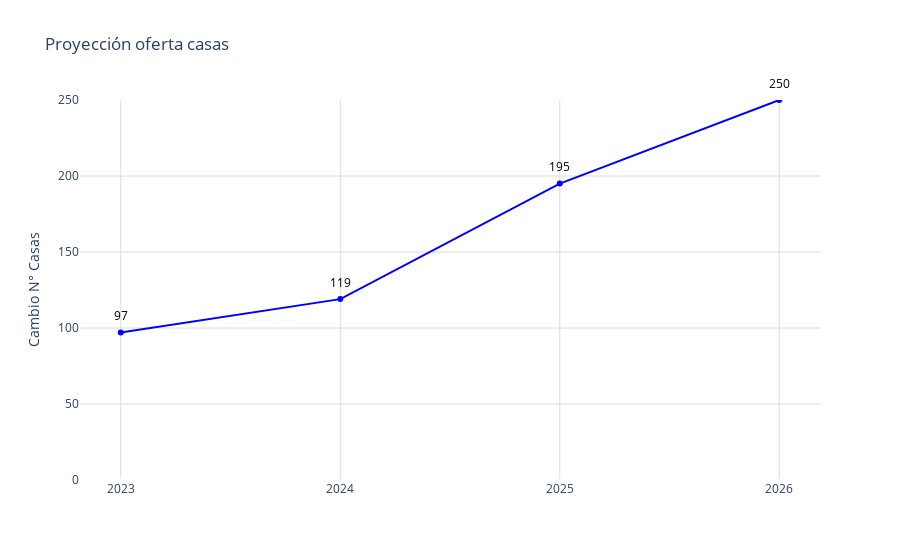

The notebook cell this image was saved under:
### Code cell
import plotly.graph_objects as go
import os

# Datos
año = df['Proyección anual']
cambio = df['Casas']

fig = go.Figure()
fig.add_trace(go.Scatter(
    x=año,
    y=cambio,
    mode='markers+lines',
    marker=dict(color='blue'),
))
# Agregar anotaciones para mostrar los valores encima de los puntos
for a, p in zip(año, cambio):
    fig.add_annotation(
        x=a,
        y=p,
        text=f"{p:.0f}",  # Mostrar el valor del cambio con dos decimales y el símbolo de porcentaje
        showarrow=False,
        font=dict(color='black', size=12),
        xshift=0,
        yshift=17,
        textangle=0
    )
# Actualizar diseño
fig.update_layout(
    title='Proyección oferta casas',
    yaxis=dict(
        title = 'Cambio N° Casas',
        gridcolor='#dddcda',   # Color de las líneas de la cuadrícula
        gridwidth=1,  # Ancho de las líneas de la cuadrícula
        range=[0,250],        
    ),
    xaxis=dict(
        gridcolor='#dddcda', 
        tickmode='array',
        tickvals=año,
        ticktext=año
    ),
    plot_bgcolor='rgba(0,0,0,0)'
)
# Exportar gráfica como archivo HTML
def guardar_grafico_como_html(fig, nombre_archivo, carpeta='graficas'):
    # Crear la carpeta si no existe
    if not os.path.exists(carpeta):
        os.makedirs(carpeta)
    
    # Gráfica como archivo HTML en la carpeta especificada
    pio.write_html(fig, f'{carpeta}/{nombre_archivo}.html')

guardar_grafico_como_html(fig, '', carpeta='graficas')
fig.show()

### Figure 1 — Plotly figure (JSON) as saved in the notebook; plotly's stock layout.template omitted (floating-point values rounded to 4 significant figures)
{"data": [{"marker": {"color": "blue"}, "mode": "markers+lines", "type": "scatter", "x": [2023, 2024, 2025, 2026], "y": [97, 119, 195, 250]}], "layout": {"annotations": [{"font": {"color": "black", "size": 12}, "showarrow": false, "text": "97", "textangle": 0, "x": 2023, "xshift": 0, "y": 97, "yshift": 17}, {"font": {"color": "black", "size": 12}, "showarrow": false, "text": "119", "textangle": 0, "x": 2024, "xshift": 0, "y": 119, "yshift": 17}, {"font": {"color": "black", "size": 12}, "showarrow": false, "text": "195", "textangle": 0, "x": 2025, "xshift": 0, "y": 195, "yshift": 17}, {"font": {"color": "black", "size": 12}, "showarrow": false, "text": "250", "textangle": 0, "x": 2026, "xshift": 0, "y": 250, "yshift": 17}], "plot_bgcolor": "rgba(0,0,0,0)", "title": {"text": "Proyección oferta casas"}, "xaxis": {"gridcolor": "#dddcda", "tickmode": "array", "ticktext": [2023, 2024, 2025, 2026], "tickvals": [2023, 2024, 2025, 2026]}, "yaxis": {"gridcolor": "#dddcda", "gridwidth": 1, "range": [0, 250], "title": {"text": "Cambio N° Casas"}}}}
